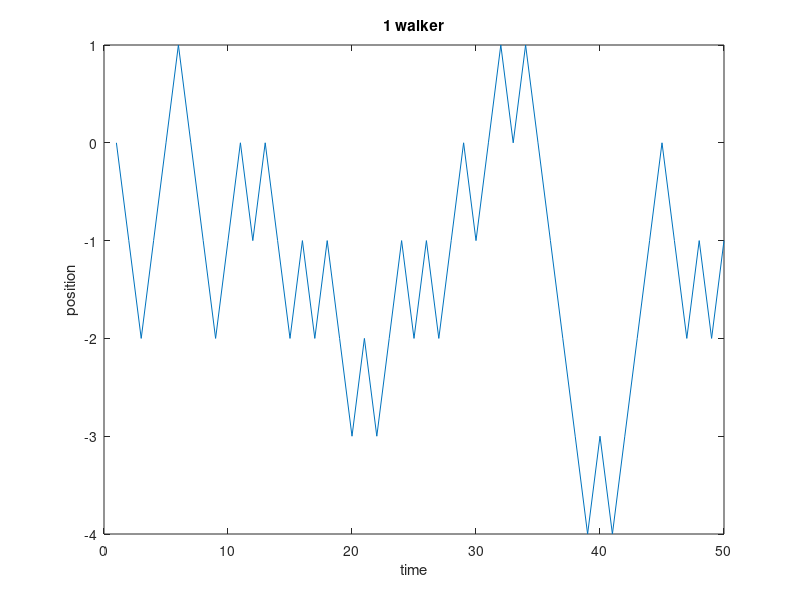
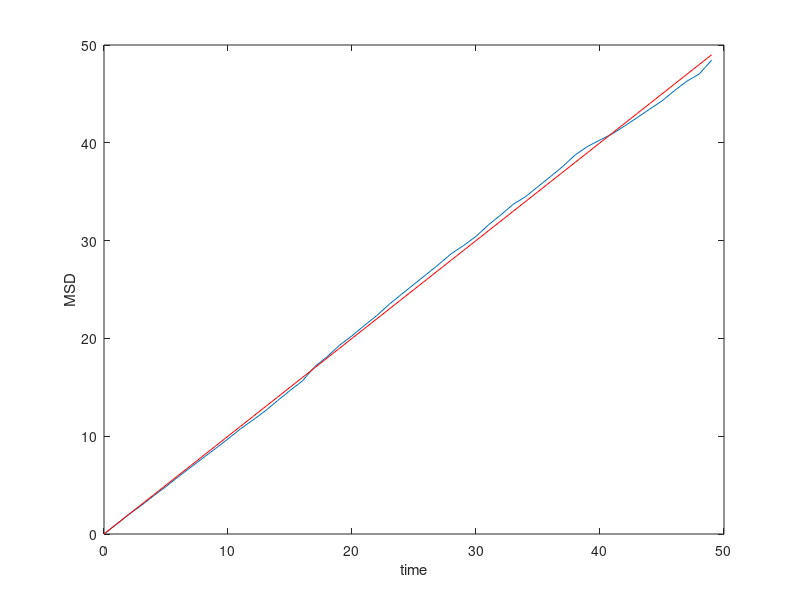

Reproduce these figures in MATLAB, in order.
clc
close all
clear

%rand() % uniform distribution btw (0,1)

% number of walker 1

position = 0; % position at t = 0
step_size = 1;
prob_right = 0.5;
prob_left = 1 - prob_right;

coin_flip = rand();

if coin_flip <= prob_left
    position = position - step_size;
else
    position = position + step_size;
end

n_steps = 50;


%% for one walker
position(1) = 0;

for i = 2:n_steps
    
    coin_flip = rand();
    if coin_flip <= prob_left
        position(i) = position(i-1) - step_size;
    else
        position(i) = position(i-1) + step_size;
    end
    
end

time = 1:1:n_steps;

figure(1)
plot(time,position)
xlabel('time')
ylabel('position')
title('1 walker')


%% multiple walkers

n_steps = 50; 
n_walkers = 4000;
step_size = 1;
prob_left = 0.5;
prob_right = 1- prob_left;

position = zeros(n_walkers,n_steps); % to intialize the position matix 

for i = 1:n_walkers
    for j = 2:n_steps
        coin_flip = rand();
        if coin_flip<= prob_left
            position(i,j) = position(i,j-1) - step_size;
        else
            
            position(i,j) = position(i,j-1) + step_size;
        end
        
    end
end


time = 1:1:n_steps;

% figure(2)
% 
% for i = 1:n_walkers
%     plot(time,position(i,:)) % plot each walker for all the n steps
%     ylim([-20 20]) %range of y axis 
%     xlabel('time')
%     ylabel('position')
%     title('20 walker')
%     hold on
%     pause(0.3)
% end
% 
% hold off


%% Calculate MSD

disp = zeros(n_steps,n_walkers);

for i = 2:n_steps  
    
    for j = 1:n_walkers
        disp(i,j) = position(j,i) - position(j,1);
    end
   
end

disp_sq = disp.^2;

mean_disp = zeros(1,n_steps);

for i = 1:n_steps
    
    mean_disp(i) = mean(disp_sq(i,:)); % taking the mean of all the walkers in step i
    
end


figure(3)
time = 0:1:n_steps-1;
plot(time,mean_disp)

hold on
expected_mean_disp = time;
plot(time,expected_mean_disp,'r')

xlabel('time')
ylabel('MSD')


hold off